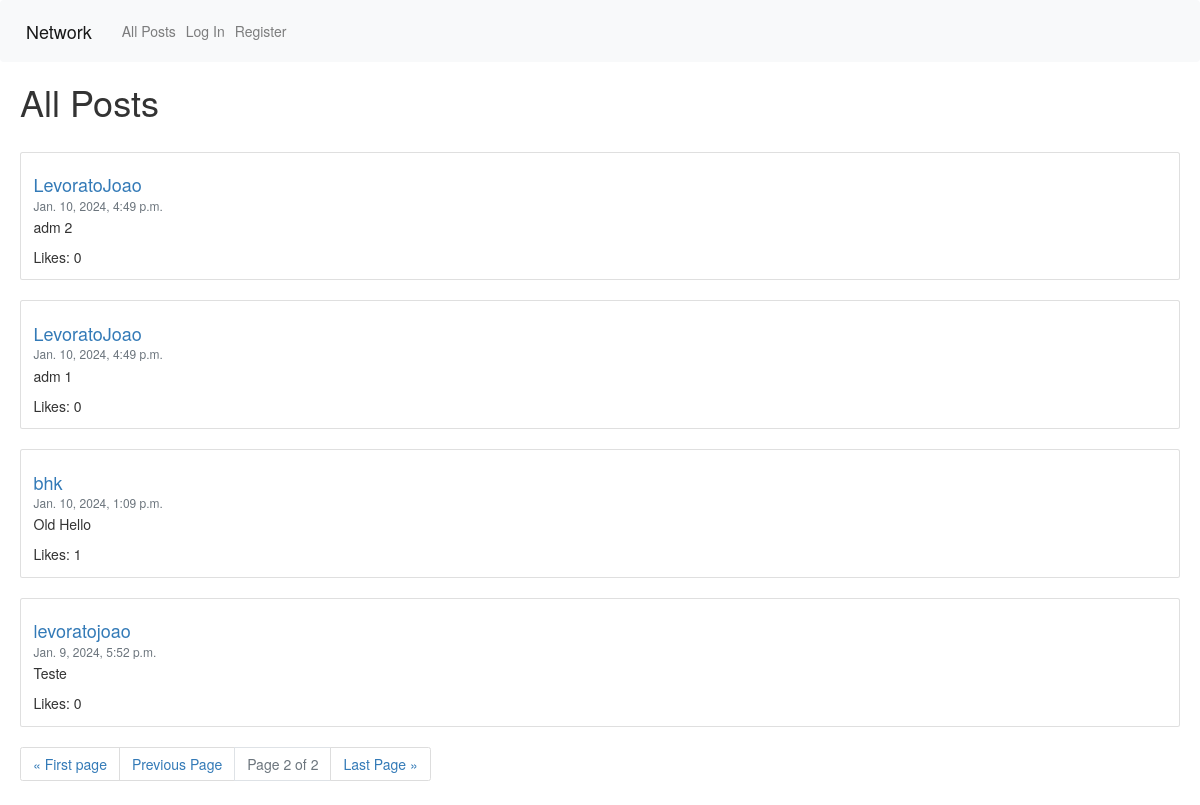
The app's page /?page=2, older data.
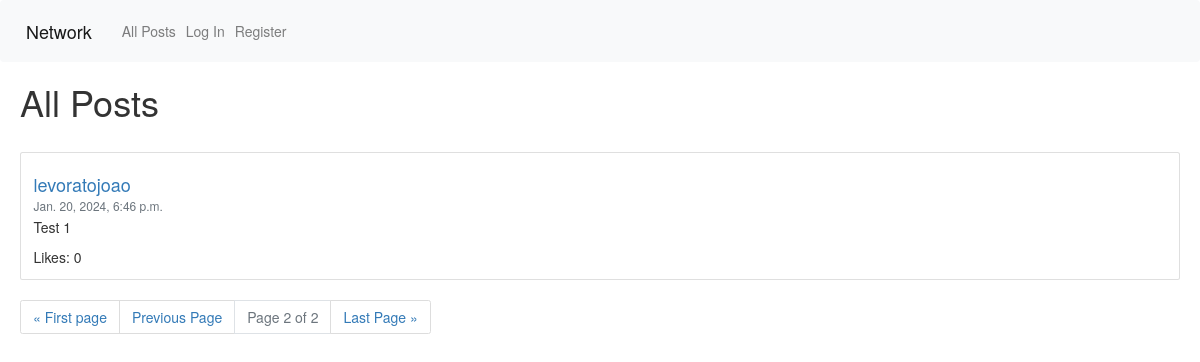
The same page, newer data.
### network/models.py (models this page shows, shortened)
class Posts(models.Model):
    poster = models.ForeignKey(User, on_delete=models.CASCADE, blank=True, related_name="poster")
    content = models.TextField(max_length=500)
    creationDate = models.DateTimeField(auto_now_add=True, null=True, blank=True)
    likes = models.ManyToManyField(User, blank=True, null=True, related_name="likes")

class User(AbstractUser):
    pass

### network/views.py (the view)
# urls.py: path("", views.index, name="index"),
def index(request):
    posts = Posts.objects.order_by("-creationDate").all()
    paginator = Paginator(posts, 10)
    page_number = request.GET.get("page", 1)
    page_obj = paginator.get_page(page_number)
    return render(request, "network/index.html", {
        "posts": page_obj
    })

### network/templates/network/index.html (shortened to what this page needs)
{% extends 'network/layout.html' %}
{% load static %}
{% block body %}
    <h1 style="margin-left: 20px;">All Posts</h1>
    <div id="posts" style="margin-left: 20px; margin-right: 20px;">
        {% for post in posts %}
            <br>
            <div class="card">
                <div class="card-body">
                    <a id="profile" href="{% url 'profile' post.poster.username %}" class="card-link"><h4 class="card-title">{{ post.poster }}</h4></a>
                    <h6 class="card-subtitle mb-2 text-muted">{{ post.creationDate }}</h6>
                    <p class="card-text" id="post_{{ post.id }}_content">{{ post.content }}</p>
                    <a class="card-text" id="post_{{ post.id }}_likes">Likes: {{ post.likes.count }}</a>
                </div>
            </div>
        {% endfor %}
    </div>
    <div id="pag-div" style="margin-left: 20px;">
        <nav aria-label="Page navigation example">
            <ul class="pagination justify-content-end">
                <li class="page-item"><a class="page-link" href="?page=1">&laquo; First page</a></li>
                {% if posts.has_previous %}
                    <li class="page-item"><a class="page-link" href="?page={{ posts.previous_page_number }}">Previous Page</a></li>
                {% endif %}
                <li class="page-item disabled"><a class="page-link">Page {{ posts.number }} of {{ posts.paginator.num_pages }}</a></li>
                <li class="page-item"><a class="page-link" href="?page={{ posts.paginator.num_pages }}">Last Page &raquo;</a></li>
            </ul>
        </nav>
    </div>
{% endblock %}

Row changes from the older to the newer data that the page shows:
no longer on this page (row edited): Posts: poster "LevoratoJoao", creationDate "Jan. 10, 2024, 4:49 p.m.", content "adm 2", likes.count "0"
no longer on this page (row edited): Posts: poster "LevoratoJoao", creationDate "Jan. 10, 2024, 4:49 p.m.", content "adm 1", likes.count "0"
no longer on this page (row edited): Posts: poster "bhk", creationDate "Jan. 10, 2024, 1:09 p.m.", content "Old Hello", likes.count "1"
changed Posts "levoratojoao": creationDate "Jan. 9, 2024, 5:52 p.m." → "Jan. 20, 2024, 6:46 p.m."; content "Teste" → "Test 1"
